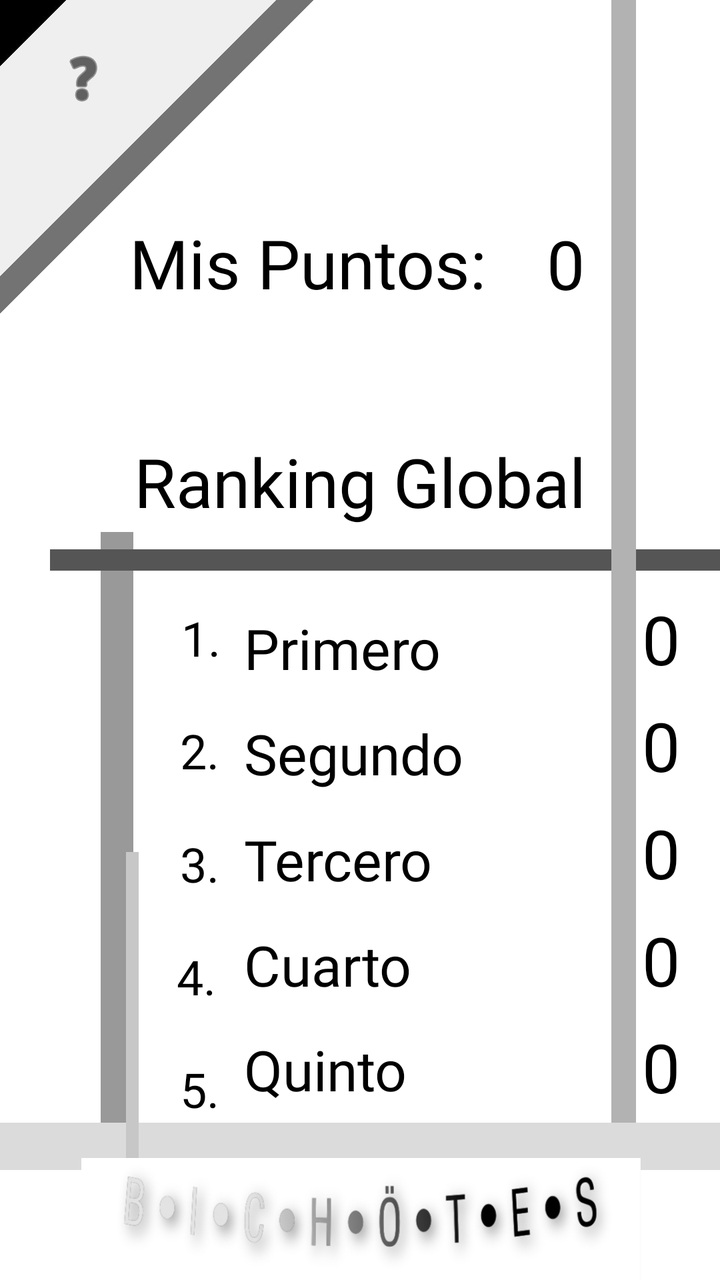
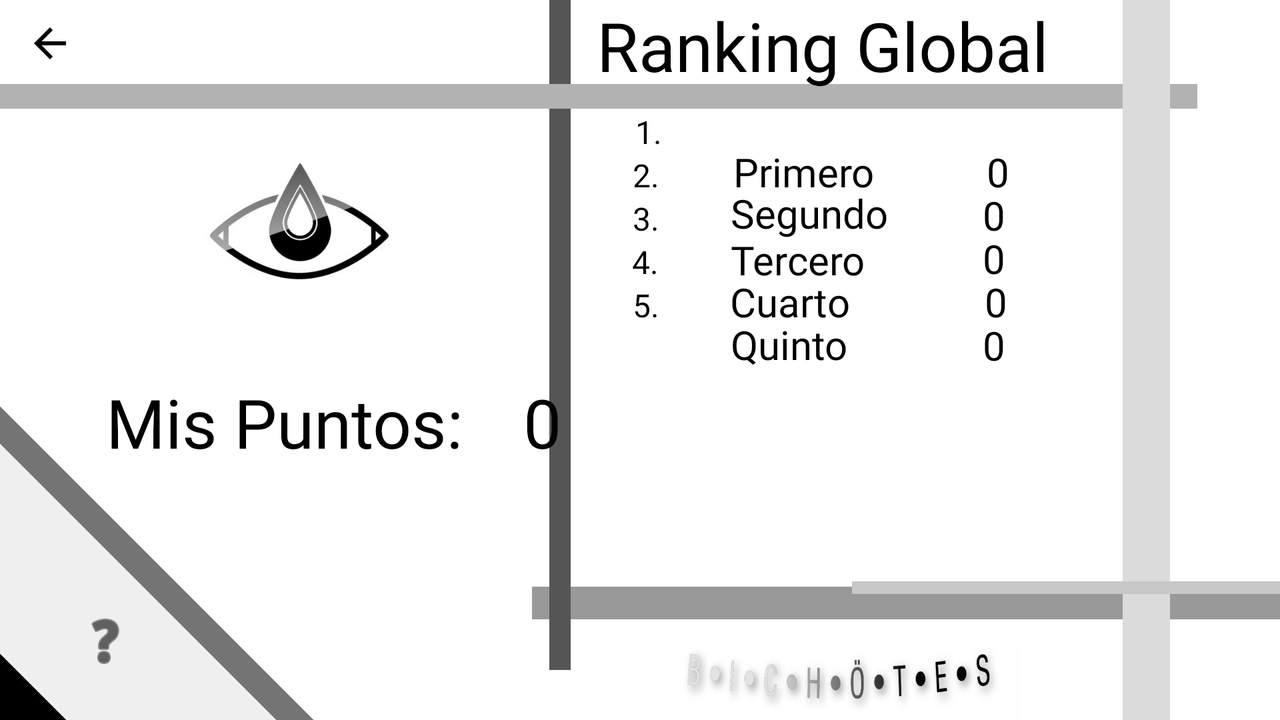

The same Android screen from two of the app's own layout files: first res/layout/ as a phone draws it, then the repository's variant for another configuration, drawn on a device whose configuration selects that folder. Both files follow.
<!-- AndroidManifest.xml: application theme Theme.DAS_EntregaGrupal -->
<!-- res/layout/activity_puntuaciones.xml -->
<?xml version="1.0" encoding="utf-8"?>
<androidx.constraintlayout.widget.ConstraintLayout xmlns:android="http://schemas.android.com/apk/res/android"
    xmlns:app="http://schemas.android.com/apk/res-auto"
    xmlns:tools="http://schemas.android.com/tools"
    android:layout_width="match_parent"
    android:layout_height="match_parent"
    android:background="@drawable/fondopuntuaciones"
    tools:context=".Complementos.Puntuaciones">

    <TextView
        android:id="@+id/ptosNum5"
        android:layout_width="81dp"
        android:layout_height="62dp"
        android:fontFamily="@font/khand_light"
        android:gravity="center"
        android:text="0"
        android:textColor="#000000"
        android:textSize="34sp"
        app:layout_constraintBottom_toBottomOf="parent"
        app:layout_constraintEnd_toEndOf="parent"
        app:layout_constraintHorizontal_bias="0.0"
        app:layout_constraintStart_toEndOf="@+id/tQuinto"
        app:layout_constraintTop_toTopOf="parent"
        app:layout_constraintVertical_bias="0.869" />

    <TextView
        android:id="@+id/ptosNum4"
        android:layout_width="81dp"
        android:layout_height="62dp"
        android:fontFamily="@font/khand_light"
        android:gravity="center"
        android:text="0"
        android:textColor="#000000"
        android:textSize="34sp"
        app:layout_constraintBottom_toBottomOf="parent"
        app:layout_constraintEnd_toEndOf="parent"
        app:layout_constraintHorizontal_bias="0.0"
        app:layout_constraintStart_toEndOf="@+id/tCuarto"
        app:layout_constraintTop_toTopOf="parent"
        app:layout_constraintVertical_bias="0.777" />

    <TextView
        android:id="@+id/ptosNum3"
        android:layout_width="81dp"
        android:layout_height="62dp"
        android:fontFamily="@font/khand_light"
        android:gravity="center"
        android:text="0"
        android:textColor="#000000"
        android:textSize="34sp"
        app:layout_constraintBottom_toBottomOf="parent"
        app:layout_constraintEnd_toEndOf="parent"
        app:layout_constraintHorizontal_bias="0.0"
        app:layout_constraintStart_toEndOf="@+id/tTercero"
        app:layout_constraintTop_toTopOf="parent"
        app:layout_constraintVertical_bias="0.684" />

    <TextView
        android:id="@+id/ptosNum2"
        android:layout_width="81dp"
        android:layout_height="62dp"
        android:fontFamily="@font/khand_light"
        android:gravity="center"
        android:text="0"
        android:textColor="#000000"
        android:textSize="34sp"
        app:layout_constraintBottom_toBottomOf="parent"
        app:layout_constraintEnd_toEndOf="parent"
        app:layout_constraintHorizontal_bias="0.0"
        app:layout_constraintStart_toEndOf="@+id/tSegundo"
        app:layout_constraintTop_toTopOf="parent"
        app:layout_constraintVertical_bias="0.591" />

    <TextView
        android:id="@+id/ptosNum1"
        android:layout_width="81dp"
        android:layout_height="62dp"
        android:fontFamily="@font/khand_light"
        android:gravity="center"
        android:text="0"
        android:textColor="#000000"
        android:textSize="34sp"
        app:layout_constraintBottom_toBottomOf="parent"
        app:layout_constraintEnd_toEndOf="parent"
        app:layout_constraintHorizontal_bias="0.0"
        app:layout_constraintStart_toEndOf="@+id/tPrimero"
        app:layout_constraintTop_toTopOf="parent"
        app:layout_constraintVertical_bias="0.499" />

    <ImageButton
        android:id="@+id/bAyudaPartida2"
        android:layout_width="56dp"
        android:layout_height="51dp"
        android:backgroundTint="#00FFFFFF"
        android:tint="#000000"
        app:layout_constraintBottom_toBottomOf="parent"
        app:layout_constraintEnd_toEndOf="parent"
        app:layout_constraintHorizontal_bias="0.045"
        app:layout_constraintStart_toStartOf="parent"
        app:layout_constraintTop_toTopOf="parent"
        app:layout_constraintVertical_bias="0.023"
        app:srcCompat="@android:drawable/ic_menu_help" />

    <TextView
        android:id="@+id/tPrimero"
        android:layout_width="175dp"
        android:layout_height="62dp"
        android:fontFamily="@font/khand_light"
        android:gravity="center|left"
        android:text=" Primero"
        android:textColor="#000000"
        android:textSize="28sp"
        app:layout_constraintBottom_toBottomOf="parent"
        app:layout_constraintEnd_toEndOf="parent"
        app:layout_constraintHorizontal_bias="0.622"
        app:layout_constraintStart_toStartOf="parent"
        app:layout_constraintTop_toBottomOf="@+id/tMPuntos"
        app:layout_constraintVertical_bias="0.328" />

    <TextView
        android:id="@+id/tCuarto"
        android:layout_width="175dp"
        android:layout_height="62dp"
        android:fontFamily="@font/khand_light"
        android:gravity="center|left"
        android:text=" Cuarto"
        android:textColor="#000000"
        android:textSize="28sp"
        app:layout_constraintBottom_toBottomOf="parent"
        app:layout_constraintEnd_toEndOf="parent"
        app:layout_constraintHorizontal_bias="0.622"
        app:layout_constraintStart_toStartOf="parent"
        app:layout_constraintTop_toBottomOf="@+id/tMPuntos"
        app:layout_constraintVertical_bias="0.701" />

    <TextView
        android:id="@+id/tSegundo"
        android:layout_width="175dp"
        android:layout_height="62dp"
        android:fontFamily="@font/khand_light"
        android:gravity="center|left"
        android:text=" Segundo"
        android:textColor="#000000"
        android:textSize="28sp"
        app:layout_constraintBottom_toBottomOf="parent"
        app:layout_constraintEnd_toEndOf="parent"
        app:layout_constraintHorizontal_bias="0.622"
        app:layout_constraintStart_toStartOf="parent"
        app:layout_constraintTop_toBottomOf="@+id/tMPuntos"
        app:layout_constraintVertical_bias="0.452" />

    <TextView
        android:id="@+id/tQuinto"
        android:layout_width="175dp"
        android:layout_height="62dp"
        android:fontFamily="@font/khand_light"
        android:gravity="center|left"
        android:text=" Quinto"
        android:textColor="#000000"
        android:textSize="28sp"
        app:layout_constraintBottom_toBottomOf="parent"
        app:layout_constraintEnd_toEndOf="parent"
        app:layout_constraintHorizontal_bias="0.622"
        app:layout_constraintStart_toStartOf="parent"
        app:layout_constraintTop_toBottomOf="@+id/tMPuntos"
        app:layout_constraintVertical_bias="0.825" />

    <TextView
        android:id="@+id/tTercero"
        android:layout_width="175dp"
        android:layout_height="62dp"
        android:fontFamily="@font/khand_light"
        android:gravity="center|left"
        android:text=" Tercero"
        android:textColor="#000000"
        android:textSize="28sp"
        app:layout_constraintBottom_toBottomOf="parent"
        app:layout_constraintEnd_toEndOf="parent"
        app:layout_constraintHorizontal_bias="0.622"
        app:layout_constraintStart_toStartOf="parent"
        app:layout_constraintTop_toBottomOf="@+id/tMPuntos"
        app:layout_constraintVertical_bias="0.577" />

    <TextView
        android:id="@+id/dos"
        android:layout_width="wrap_content"
        android:layout_height="wrap_content"
        android:fontFamily="@font/bungee_shade"
        android:text="2."
        android:textColor="#000000"
        android:textSize="24sp"
        app:layout_constraintBottom_toBottomOf="parent"
        app:layout_constraintEnd_toEndOf="parent"
        app:layout_constraintHorizontal_bias="0.264"
        app:layout_constraintStart_toStartOf="parent"
        app:layout_constraintTop_toBottomOf="@+id/tMPuntos"
        app:layout_constraintVertical_bias="0.452" />

    <TextView
        android:id="@+id/cuatro"
        android:layout_width="wrap_content"
        android:layout_height="wrap_content"
        android:fontFamily="@font/bungee_shade"
        android:text="4."
        android:textColor="#000000"
        android:textSize="24sp"
        app:layout_constraintBottom_toBottomOf="parent"
        app:layout_constraintEnd_toEndOf="parent"
        app:layout_constraintHorizontal_bias="0.26"
        app:layout_constraintStart_toStartOf="parent"
        app:layout_constraintTop_toBottomOf="@+id/tMPuntos"
        app:layout_constraintVertical_bias="0.701" />

    <TextView
        android:id="@+id/tres"
        android:layout_width="wrap_content"
        android:layout_height="wrap_content"
        android:fontFamily="@font/bungee_shade"
        android:text="3."
        android:textColor="#000000"
        android:textSize="24sp"
        app:layout_constraintBottom_toBottomOf="parent"
        app:layout_constraintEnd_toEndOf="parent"
        app:layout_constraintHorizontal_bias="0.264"
        app:layout_constraintStart_toStartOf="parent"
        app:layout_constraintTop_toBottomOf="@+id/tMPuntos"
        app:layout_constraintVertical_bias="0.577" />

    <TextView
        android:id="@+id/cinco"
        android:layout_width="wrap_content"
        android:layout_height="wrap_content"
        android:fontFamily="@font/bungee_shade"
        android:text="5."
        android:textColor="#000000"
        android:textSize="24sp"
        app:layout_constraintBottom_toBottomOf="parent"
        app:layout_constraintEnd_toEndOf="parent"
        app:layout_constraintHorizontal_bias="0.264"
        app:layout_constraintStart_toStartOf="parent"
        app:layout_constraintTop_toBottomOf="@+id/tMPuntos"
        app:layout_constraintVertical_bias="0.825" />

    <TextView
        android:id="@+id/uno"
        android:layout_width="wrap_content"
        android:layout_height="wrap_content"
        android:fontFamily="@font/bungee_shade"
        android:text="1."
        android:textColor="#000000"
        android:textSize="24sp"
        app:layout_constraintBottom_toBottomOf="parent"
        app:layout_constraintEnd_toEndOf="parent"
        app:layout_constraintHorizontal_bias="0.266"
        app:layout_constraintStart_toStartOf="parent"
        app:layout_constraintTop_toBottomOf="@+id/tMPuntos"
        app:layout_constraintVertical_bias="0.328" />

    <TextView
        android:id="@+id/tRanking"
        android:layout_width="wrap_content"
        android:layout_height="wrap_content"
        android:fontFamily="@font/khand_light"
        android:text="Ranking Global"
        android:textColor="#000000"
        android:textSize="34sp"
        app:layout_constraintBottom_toBottomOf="parent"
        app:layout_constraintEnd_toEndOf="parent"
        app:layout_constraintStart_toStartOf="parent"
        app:layout_constraintTop_toBottomOf="@+id/tMPuntos"
        app:layout_constraintVertical_bias="0.145" />

    <TextView
        android:id="@+id/tMPuntos"
        android:layout_width="wrap_content"
        android:layout_height="wrap_content"
        android:fontFamily="@font/khand_light"
        android:text="Mis Puntos:"
        android:textColor="#000000"
        android:textSize="34sp"
        app:layout_constraintBottom_toBottomOf="parent"
        app:layout_constraintEnd_toEndOf="parent"
        app:layout_constraintHorizontal_bias="0.357"
        app:layout_constraintStart_toStartOf="parent"
        app:layout_constraintTop_toTopOf="parent"
        app:layout_constraintVertical_bias="0.183" />

    <TextView
        android:id="@+id/ptosPersonales"
        android:layout_width="78dp"
        android:layout_height="44dp"
        android:fontFamily="@font/khand_light"
        android:gravity="center"
        android:text="0"
        android:textColor="#000000"
        android:textSize="34sp"
        app:layout_constraintBottom_toBottomOf="parent"
        app:layout_constraintEnd_toEndOf="parent"
        app:layout_constraintHorizontal_bias="0.0"
        app:layout_constraintStart_toEndOf="@+id/tMPuntos"
        app:layout_constraintTop_toTopOf="parent"
        app:layout_constraintVertical_bias="0.183" />

    <ImageView
        android:id="@+id/imageView2"
        android:layout_width="411dp"
        android:layout_height="61dp"
        app:layout_constraintBottom_toBottomOf="parent"
        app:layout_constraintEnd_toEndOf="parent"
        app:layout_constraintStart_toStartOf="parent"
        app:layout_constraintTop_toTopOf="parent"
        app:layout_constraintVertical_bias="1.0"
        app:srcCompat="@drawable/logoslo" />
</androidx.constraintlayout.widget.ConstraintLayout>
<!-- resources referenced by this layout -->
<resources>
  <!-- drawable fondopuntuaciones: jpg bitmap (drawable, 28535 bytes) -->
  <!-- drawable logoslo: jpg bitmap (drawable, 26949 bytes) -->
  <style name="Theme.DAS_EntregaGrupal" parent="Theme.MaterialComponents.DayNight.DarkActionBar">
          
          <item name="colorPrimary">@color/purple_500</item>
          <item name="colorPrimaryVariant">@color/purple_700</item>
          <item name="colorOnPrimary">@color/white</item>
          
          <item name="colorSecondary">@color/teal_200</item>
          <item name="colorSecondaryVariant">@color/teal_700</item>
          <item name="colorOnSecondary">@color/black</item>
          
          <item name="android:statusBarColor" tools:targetApi="l">?attr/colorPrimaryVariant</item>
          
      </style>
</resources>
<!-- res/layout-land/activity_puntuaciones.xml (the repository's variant of the layout above) -->
<!-- drawn on the phone turned sideways -->
<?xml version="1.0" encoding="utf-8"?>
<androidx.constraintlayout.widget.ConstraintLayout xmlns:android="http://schemas.android.com/apk/res/android"
    xmlns:app="http://schemas.android.com/apk/res-auto"
    xmlns:tools="http://schemas.android.com/tools"
    android:layout_width="match_parent"
    android:layout_height="match_parent"
    android:background="@drawable/fondopuntuacionesland"
    tools:context=".Complementos.Puntuaciones">

    <ImageButton
        android:id="@+id/bAtras4"
        android:layout_width="50dp"
        android:layout_height="43dp"
        android:background="#00FFFFFF"
        android:tint="#000000"
        app:layout_constraintBottom_toBottomOf="parent"
        app:layout_constraintEnd_toEndOf="parent"
        app:layout_constraintHorizontal_bias="0.0"
        app:layout_constraintStart_toStartOf="parent"
        app:layout_constraintTop_toTopOf="parent"
        app:layout_constraintVertical_bias="0.0"
        app:srcCompat="@drawable/abc_vector_test" />

    <ImageButton
        android:id="@+id/bAyuda2"
        android:layout_width="56dp"
        android:layout_height="51dp"
        android:backgroundTint="#00FFFFFF"
        android:tint="#000000"
        app:layout_constraintBottom_toBottomOf="parent"
        app:layout_constraintEnd_toEndOf="parent"
        app:layout_constraintHorizontal_bias="0.042"
        app:layout_constraintStart_toStartOf="parent"
        app:layout_constraintTop_toTopOf="parent"
        app:layout_constraintVertical_bias="0.955"
        app:srcCompat="@android:drawable/ic_menu_help" />

    <TextView
        android:id="@+id/uno"
        android:layout_width="wrap_content"
        android:layout_height="wrap_content"
        android:fontFamily="@font/bungee_shade"
        android:text="1."
        android:textColor="#000000"
        android:textSize="16sp"
        app:layout_constraintBottom_toBottomOf="parent"
        app:layout_constraintEnd_toEndOf="parent"
        app:layout_constraintHorizontal_bias="0.507"
        app:layout_constraintStart_toStartOf="parent"
        app:layout_constraintTop_toBottomOf="@+id/tRanking"
        app:layout_constraintVertical_bias="0.033" />

    <TextView
        android:id="@+id/ptosNum4"
        android:layout_width="81dp"
        android:layout_height="62dp"
        android:fontFamily="@font/khand_light"
        android:gravity="center|left"
        android:text="0"
        android:textColor="#000000"
        android:textSize="20sp"
        app:layout_constraintEnd_toEndOf="parent"
        app:layout_constraintHorizontal_bias="0.019"
        app:layout_constraintStart_toEndOf="@+id/tCuarto"
        app:layout_constraintTop_toTopOf="@+id/tCuarto" />

    <TextView
        android:id="@+id/tSegundo"
        android:layout_width="131dp"
        android:layout_height="60dp"
        android:fontFamily="@font/khand_light"
        android:gravity="center|left"
        android:text=" Segundo"
        android:textColor="#000000"
        android:textSize="20sp"
        app:layout_constraintBottom_toBottomOf="parent"
        app:layout_constraintEnd_toEndOf="parent"
        app:layout_constraintHorizontal_bias="0.171"
        app:layout_constraintStart_toEndOf="@+id/dos"
        app:layout_constraintTop_toBottomOf="@+id/uno"
        app:layout_constraintVertical_bias="0.0" />

    <TextView
        android:id="@+id/tCuarto"
        android:layout_width="131dp"
        android:layout_height="62dp"
        android:fontFamily="@font/khand_light"
        android:gravity="center|left"
        android:text=" Cuarto"
        android:textColor="#000000"
        android:textSize="20sp"
        app:layout_constraintBottom_toBottomOf="parent"
        app:layout_constraintEnd_toEndOf="parent"
        app:layout_constraintHorizontal_bias="0.171"
        app:layout_constraintStart_toEndOf="@+id/cuatro"
        app:layout_constraintTop_toTopOf="@+id/cuatro"
        app:layout_constraintVertical_bias="0.0" />

    <TextView
        android:id="@+id/dos"
        android:layout_width="wrap_content"
        android:layout_height="wrap_content"
        android:fontFamily="@font/bungee_shade"
        android:text="2."
        android:textColor="#000000"
        android:textSize="16sp"
        app:layout_constraintBottom_toBottomOf="parent"
        app:layout_constraintEnd_toEndOf="parent"
        app:layout_constraintHorizontal_bias="0.505"
        app:layout_constraintStart_toStartOf="parent"
        app:layout_constraintTop_toBottomOf="@+id/uno"
        app:layout_constraintVertical_bias="0.0" />

    <TextView
        android:id="@+id/ptosNum5"
        android:layout_width="81dp"
        android:layout_height="62dp"
        android:fontFamily="@font/khand_light"
        android:gravity="center|left"
        android:text="0"
        android:textColor="#000000"
        android:textSize="20sp"
        app:layout_constraintEnd_toEndOf="parent"
        app:layout_constraintHorizontal_bias="0.0"
        app:layout_constraintStart_toEndOf="@+id/tQuinto"
        app:layout_constraintTop_toTopOf="@+id/tQuinto" />

    <TextView
        android:id="@+id/cuatro"
        android:layout_width="wrap_content"
        android:layout_height="wrap_content"
        android:fontFamily="@font/bungee_shade"
        android:text="4."
        android:textColor="#000000"
        android:textSize="16sp"
        app:layout_constraintBottom_toBottomOf="parent"
        app:layout_constraintEnd_toEndOf="parent"
        app:layout_constraintHorizontal_bias="0.504"
        app:layout_constraintStart_toStartOf="parent"
        app:layout_constraintTop_toBottomOf="@+id/tres"
        app:layout_constraintVertical_bias="0.0" />

    <TextView
        android:id="@+id/cinco"
        android:layout_width="wrap_content"
        android:layout_height="wrap_content"
        android:fontFamily="@font/bungee_shade"
        android:text="5."
        android:textColor="#000000"
        android:textSize="16sp"
        app:layout_constraintBottom_toBottomOf="parent"
        app:layout_constraintEnd_toEndOf="parent"
        app:layout_constraintHorizontal_bias="0.505"
        app:layout_constraintStart_toStartOf="parent"
        app:layout_constraintTop_toBottomOf="@+id/cuatro"
        app:layout_constraintVertical_bias="0.0" />

    <TextView
        android:id="@+id/tTercero"
        android:layout_width="131dp"
        android:layout_height="63dp"
        android:fontFamily="@font/khand_light"
        android:gravity="center|left"
        android:text=" Tercero"
        android:textColor="#000000"
        android:textSize="20sp"
        app:layout_constraintBottom_toBottomOf="parent"
        app:layout_constraintEnd_toEndOf="parent"
        app:layout_constraintHorizontal_bias="0.171"
        app:layout_constraintStart_toEndOf="@+id/tres"
        app:layout_constraintTop_toBottomOf="@+id/dos"
        app:layout_constraintVertical_bias="0.0" />

    <TextView
        android:id="@+id/ptosNum3"
        android:layout_width="81dp"
        android:layout_height="62dp"
        android:fontFamily="@font/khand_light"
        android:gravity="center|left"
        android:text="0"
        android:textColor="#000000"
        android:textSize="20sp"
        app:layout_constraintEnd_toEndOf="parent"
        app:layout_constraintHorizontal_bias="0.0"
        app:layout_constraintStart_toEndOf="@+id/tTercero"
        app:layout_constraintTop_toTopOf="@+id/tTercero" />

    <TextView
        android:id="@+id/tPrimero"
        android:layout_width="131dp"
        android:layout_height="62dp"
        android:fontFamily="@font/khand_light"
        android:gravity="center|left"
        android:text=" Primero"
        android:textColor="#000000"
        android:textSize="20sp"
        app:layout_constraintBottom_toBottomOf="parent"
        app:layout_constraintEnd_toEndOf="parent"
        app:layout_constraintHorizontal_bias="0.173"
        app:layout_constraintStart_toEndOf="@+id/uno"
        app:layout_constraintTop_toTopOf="@+id/uno"
        app:layout_constraintVertical_bias="0.0" />

    <TextView
        android:id="@+id/tQuinto"
        android:layout_width="131dp"
        android:layout_height="61dp"
        android:fontFamily="@font/khand_light"
        android:gravity="center|left"
        android:text=" Quinto"
        android:textColor="#000000"
        android:textSize="20sp"
        app:layout_constraintEnd_toEndOf="parent"
        app:layout_constraintHorizontal_bias="0.171"
        app:layout_constraintStart_toEndOf="@+id/cinco"
        app:layout_constraintTop_toTopOf="@+id/cinco" />

    <TextView
        android:id="@+id/ptosNum1"
        android:layout_width="81dp"
        android:layout_height="62dp"
        android:fontFamily="@font/khand_light"
        android:gravity="center|left"
        android:text="0"
        android:textColor="#000000"
        android:textSize="20sp"
        app:layout_constraintEnd_toEndOf="parent"
        app:layout_constraintHorizontal_bias="0.009"
        app:layout_constraintStart_toEndOf="@+id/tPrimero"
        app:layout_constraintTop_toTopOf="@+id/tPrimero" />

    <TextView
        android:id="@+id/tres"
        android:layout_width="wrap_content"
        android:layout_height="wrap_content"
        android:fontFamily="@font/bungee_shade"
        android:text="3."
        android:textColor="#000000"
        android:textSize="16sp"
        app:layout_constraintBottom_toBottomOf="parent"
        app:layout_constraintEnd_toEndOf="parent"
        app:layout_constraintHorizontal_bias="0.505"
        app:layout_constraintStart_toStartOf="parent"
        app:layout_constraintTop_toBottomOf="@+id/dos"
        app:layout_constraintVertical_bias="0.0" />

    <TextView
        android:id="@+id/ptosNum2"
        android:layout_width="81dp"
        android:layout_height="62dp"
        android:fontFamily="@font/khand_light"
        android:gravity="center|left"
        android:text="0"
        android:textColor="#000000"
        android:textSize="20sp"
        app:layout_constraintEnd_toEndOf="parent"
        app:layout_constraintHorizontal_bias="0.0"
        app:layout_constraintStart_toEndOf="@+id/tSegundo"
        app:layout_constraintTop_toTopOf="@+id/tSegundo" />

    <TextView
        android:id="@+id/tRanking"
        android:layout_width="wrap_content"
        android:layout_height="wrap_content"
        android:fontFamily="@font/khand_light"
        android:text="Ranking Global"
        android:textColor="#000000"
        android:textSize="34sp"
        app:layout_constraintBottom_toBottomOf="parent"
        app:layout_constraintEnd_toEndOf="parent"
        app:layout_constraintHorizontal_bias="0.721"
        app:layout_constraintStart_toStartOf="parent"
        app:layout_constraintTop_toTopOf="parent"
        app:layout_constraintVertical_bias="0.0" />

    <TextView
        android:id="@+id/tMPuntos"
        android:layout_width="wrap_content"
        android:layout_height="wrap_content"
        android:fontFamily="@font/khand_light"
        android:text="Mis Puntos:"
        android:textColor="#000000"
        android:textSize="34sp"
        app:layout_constraintBottom_toBottomOf="parent"
        app:layout_constraintEnd_toEndOf="parent"
        app:layout_constraintHorizontal_bias="0.115"
        app:layout_constraintStart_toStartOf="parent"
        app:layout_constraintTop_toBottomOf="@+id/imageView3"
        app:layout_constraintVertical_bias="0.172" />

    <TextView
        android:id="@+id/ptosPersonales"
        android:layout_width="78dp"
        android:layout_height="44dp"
        android:fontFamily="@font/khand_light"
        android:gravity="center"
        android:text="0"
        android:textColor="#000000"
        android:textSize="34sp"
        app:layout_constraintBottom_toBottomOf="@+id/tMPuntos"
        app:layout_constraintEnd_toEndOf="parent"
        app:layout_constraintHorizontal_bias="0.0"
        app:layout_constraintStart_toEndOf="@+id/tMPuntos"
        app:layout_constraintTop_toTopOf="@+id/tMPuntos"
        app:layout_constraintVertical_bias="0.0" />

    <ImageView
        android:id="@+id/imageView2"
        android:layout_width="211dp"
        android:layout_height="39dp"
        app:layout_constraintBottom_toBottomOf="parent"
        app:layout_constraintEnd_toEndOf="parent"
        app:layout_constraintHorizontal_bias="0.732"
        app:layout_constraintStart_toStartOf="parent"
        app:layout_constraintTop_toTopOf="parent"
        app:layout_constraintVertical_bias="1.0"
        app:srcCompat="@drawable/logoslo" />

    <ImageView
        android:id="@+id/imageView3"
        android:layout_width="108dp"
        android:layout_height="90dp"
        app:layout_constraintBottom_toBottomOf="parent"
        app:layout_constraintEnd_toEndOf="parent"
        app:layout_constraintHorizontal_bias="0.182"
        app:layout_constraintStart_toStartOf="parent"
        app:layout_constraintTop_toTopOf="parent"
        app:layout_constraintVertical_bias="0.267"
        app:srcCompat="@drawable/logo" />

    <androidx.constraintlayout.widget.Guideline
        android:id="@+id/guideline4"
        android:layout_width="wrap_content"
        android:layout_height="wrap_content"
        android:orientation="horizontal"
        app:layout_constraintGuide_begin="20dp" />

</androidx.constraintlayout.widget.ConstraintLayout>
<!-- resources referenced by the variant -->
<!-- as the phone turned sideways resolves them -->
<resources>
  <!-- drawable fondopuntuacionesland: jpg bitmap (drawable, 60810 bytes) -->
  <!-- drawable logo: png bitmap (drawable, 223261 bytes) -->
  <!-- drawable logoslo: jpg bitmap (drawable, 26949 bytes) -->
  <style name="Theme.DAS_EntregaGrupal" parent="Theme.MaterialComponents.DayNight.DarkActionBar">
          
          <item name="colorPrimary">@color/purple_500</item>
          <item name="colorPrimaryVariant">@color/purple_700</item>
          <item name="colorOnPrimary">@color/white</item>
          
          <item name="colorSecondary">@color/teal_200</item>
          <item name="colorSecondaryVariant">@color/teal_700</item>
          <item name="colorOnSecondary">@color/black</item>
          
          <item name="android:statusBarColor" tools:targetApi="l">?attr/colorPrimaryVariant</item>
          
      </style>
</resources>
